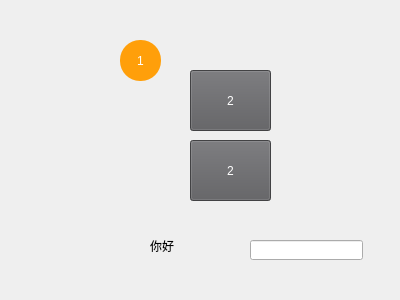
<?xml version="1.0" encoding="UTF-8"?>
<ui version="4.0">
 <class>Dialog</class>
 <widget class="QDialog" name="Dialog">
  <property name="geometry">
   <rect>
    <x>0</x>
    <y>0</y>
    <width>400</width>
    <height>300</height>
   </rect>
  </property>
  <property name="windowTitle">
   <string>Dialog</string>
  </property>
  <widget class="QPushButton" name="pushButton">
   <property name="geometry">
    <rect>
     <x>120</x>
     <y>40</y>
     <width>41</width>
     <height>41</height>
    </rect>
   </property>
   <property name="styleSheet">
    <string notr="true">background-color: rgb(255, 159, 10);
font:18pt &quot;Arial&quot;;
color: rgb(255, 255, 255);
border-top-left-radius: 20px;
border-top-right-radius: 20px;
border-bottom-left-radius: 20px;
border-bottom-right-radius: 20px;</string>
   </property>
   <property name="text">
    <string>1</string>
   </property>
  </widget>
  <widget class="QPushButton" name="pushButton_2">
   <property name="geometry">
    <rect>
     <x>190</x>
     <y>70</y>
     <width>81</width>
     <height>61</height>
    </rect>
   </property>
   <property name="styleSheet">
    <string notr="true">background-color: rgb(92, 92, 95);
color: rgb(255, 255, 255);</string>
   </property>
   <property name="text">
    <string>2</string>
   </property>
  </widget>
  <widget class="QPushButton" name="pushButton_3">
   <property name="geometry">
    <rect>
     <x>190</x>
     <y>140</y>
     <width>81</width>
     <height>61</height>
    </rect>
   </property>
   <property name="styleSheet">
    <string notr="true">background-color: rgb(92, 92, 95);
color: rgb(255, 255, 255);</string>
   </property>
   <property name="text">
    <string>2</string>
   </property>
  </widget>
  <widget class="QLabel" name="label">
   <property name="geometry">
    <rect>
     <x>150</x>
     <y>230</y>
     <width>111</width>
     <height>31</height>
    </rect>
   </property>
   <property name="styleSheet">
    <string notr="true">font: 24pt &quot;微軟正黑體&quot;;</string>
   </property>
   <property name="text">
    <string>你好</string>
   </property>
  </widget>
  <widget class="QLabel" name="label_2">
   <property name="geometry">
    <rect>
     <x>40</x>
     <y>200</y>
     <width>91</width>
     <height>71</height>
    </rect>
   </property>
   <property name="text">
    <string/>
   </property>
   <property name="pixmap">
    <pixmap>9919.png</pixmap>
   </property>
   <property name="scaledContents">
    <bool>true</bool>
   </property>
  </widget>
  <widget class="QLineEdit" name="lineEdit">
   <property name="geometry">
    <rect>
     <x>250</x>
     <y>240</y>
     <width>113</width>
     <height>20</height>
    </rect>
   </property>
  </widget>
 </widget>
 <resources/>
 <connections/>
</ui>
